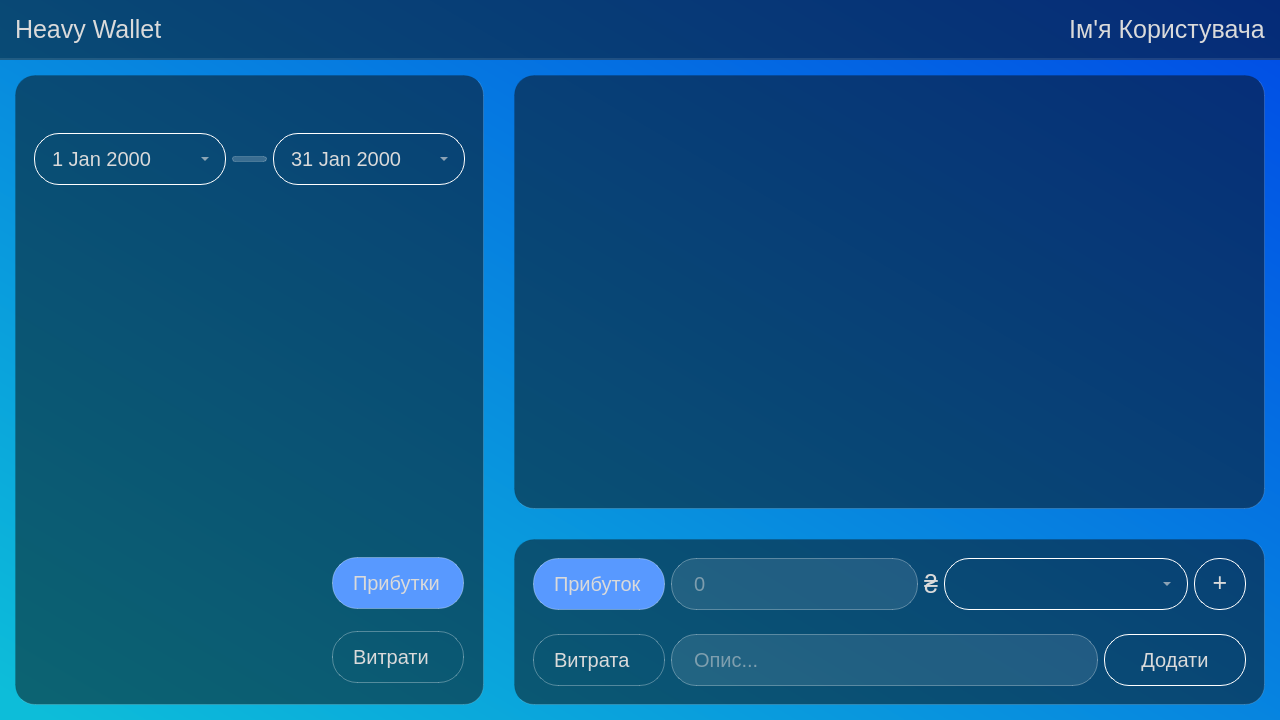
<?xml version="1.0" encoding="UTF-8"?>
<ui version="4.0">
 <class>MainWindow</class>
 <widget class="QMainWindow" name="MainWindow">
  <property name="geometry">
   <rect>
    <x>0</x>
    <y>0</y>
    <width>1280</width>
    <height>720</height>
   </rect>
  </property>
  <property name="windowTitle">
   <string>Heavy Wallet</string>
  </property>
  <property name="windowIcon">
   <iconset>
    <normaloff>:/images/login.png</normaloff>:/images/login.png</iconset>
  </property>
  <property name="windowOpacity">
   <double>1.000000000000000</double>
  </property>
  <property name="styleSheet">
   <string notr="true">*{
	color:rgb(218, 218, 218);
}

#centralwidget{
	background: qlineargradient(spread:pad, x1:0, y1:0.960227, x2:1, y2:0, stop:0 rgba(13, 189, 217, 255), stop:1 rgba(0, 75, 230, 255))
}

#header, #addTransactionFrame, #pieChartFrame, #transactionListFrame{
 background: rgba(10,10,10,0.5);
 border: 2px solid rgba(255,255,255,0.1);
 border-left-width: 0;
 border-top-width: 0;
 border-right-width: 0;
}

#userName, #settingsIcon{
	margin: 0 15px;
	font-size: 25px;
	border-style: none;
}

#addTransactionFrame, #pieChartFrame, #transactionListFrame{
 border-radius: 20px;
 border: 1px solid rgba(255,255,255,0.15);
 
 border-left-color: rgba(0,0,0,0.1);
 border-top-color: rgba(0,0,0,0.1);
 
}

#body{
 border-style:none;
}

QLabel{
 font-size: 25px;
}
	
#addTransactionFrameBottom, #addTransactionFrameTop{
 border-style: none;
}

#addTransactionButton{
 height: 50px;
 width: 140px;
 border-radius: 25px;
 background: transparent;
 border: 1px solid white;
 font-size: 20px;
}

#addTransactionButton::hover{
 background: rgb(88, 153, 255);
 border-style: none;
}

QLineEdit{
 	border: 1px solid rgba(255,255,255,0.3);
 	background: rgba(255,255,255,0.1);
 	height: 50px;
 	border-radius: 25px;
 	font-size: 20px;
 	padding: 0 20px;
 	color: rgba(218,218,218);
}

QLineEdit[text=&quot;&quot;]{
	color: rgba(255,255,255,0.6);
}

#categoryComboBox{
 	height: 50px;
 	width: 200px;
 	border-radius: 25px;
 	background: transparent;
 	border: 1px solid white;
	font-size: 20px;
}

#categoryComboBox::drop-down{
	width: 40px;
	height: 20px;
	subcontrol-position: right;
}

QRadioButton{
	font-size: 20px;
	height: 50px;
	width: 110px;
	border: 1px solid rgba(255,255,255,0.3);
	border-radius: 25px;
}

QRadioButton:checked{
	background: rgb(88, 153, 255);
}

QRadioButton::indicator{
	border-style: none;
}

QListWidget{
	background: rgba(0,0,0,0);
	border-style: none;
}

#TransactionsList::item{
	background: rgba(255,255,255,0.2);
	border-radius: 20px;
	border: 1px solid rgba( 255, 255, 255, 0.18 );
}

#TransactionsList::item::hover{
	background: rgba(255,255,255,0.5) ;
}

#dateEditFrame{
	background: transparent;
	border-style:none;
}

#fromDateEdit, #toDateEdit{
 	height: 50px;
 	border-radius: 25px;
 	background: transparent;
 	border: 1px solid white;
	font-size: 20px;
	padding-left: 15px;
	margin-right: 0px;
}

#fromDateEdit:drop-down, #toDateEdit:drop-down{
	width: 40px;
	height: 20px;
	subcontrol-position: right;
}

#dateDivisionLine{
	background: rgba(255,255,255,0.2);
	border: 1px solid rgba( 255, 255, 255, 0.18 );
	border-radius: 3px;
}

#addCategoryButton{
 	height: 47px;
 	width: 50px;
 	border-radius: 25px;
 	background: transparent;
 	border: 1px solid white;
	font-size: 25px;
	padding-bottom:3px;
}

#addCategoryButton::hover{
 background: rgb(88, 153, 255);
 border-style: none;
}

#legendList,  #legend{
	background: transparent;
	border-style: none;
}

#legendList::item{
	background: transparent;
	font-size: 15px;
}

#legendList::item::hover{
	background: rgba(255,255,255,0.5) ;
}</string>
  </property>
  <widget class="QWidget" name="centralwidget">
   <layout class="QVBoxLayout" name="verticalLayout">
    <property name="spacing">
     <number>0</number>
    </property>
    <property name="leftMargin">
     <number>0</number>
    </property>
    <property name="topMargin">
     <number>0</number>
    </property>
    <property name="rightMargin">
     <number>0</number>
    </property>
    <property name="bottomMargin">
     <number>0</number>
    </property>
    <item>
     <widget class="QFrame" name="header">
      <property name="sizePolicy">
       <sizepolicy hsizetype="Preferred" vsizetype="Fixed">
        <horstretch>100</horstretch>
        <verstretch>0</verstretch>
       </sizepolicy>
      </property>
      <property name="minimumSize">
       <size>
        <width>0</width>
        <height>60</height>
       </size>
      </property>
      <property name="maximumSize">
       <size>
        <width>16777215</width>
        <height>60</height>
       </size>
      </property>
      <property name="frameShape">
       <enum>QFrame::StyledPanel</enum>
      </property>
      <property name="frameShadow">
       <enum>QFrame::Raised</enum>
      </property>
      <layout class="QHBoxLayout" name="horizontalLayout">
       <property name="spacing">
        <number>0</number>
       </property>
       <property name="leftMargin">
        <number>15</number>
       </property>
       <property name="topMargin">
        <number>0</number>
       </property>
       <property name="rightMargin">
        <number>0</number>
       </property>
       <property name="bottomMargin">
        <number>0</number>
       </property>
       <item>
        <widget class="QLabel" name="logoName">
         <property name="sizePolicy">
          <sizepolicy hsizetype="Preferred" vsizetype="Preferred">
           <horstretch>10</horstretch>
           <verstretch>0</verstretch>
          </sizepolicy>
         </property>
         <property name="text">
          <string>Heavy Wallet</string>
         </property>
        </widget>
       </item>
       <item>
        <widget class="QLabel" name="userIcon">
         <property name="maximumSize">
          <size>
           <width>60</width>
           <height>60</height>
          </size>
         </property>
         <property name="text">
          <string/>
         </property>
         <property name="pixmap">
          <pixmap resource="../resources/src.qrc">:/new/img/user_icon.png</pixmap>
         </property>
         <property name="alignment">
          <set>Qt::AlignCenter</set>
         </property>
        </widget>
       </item>
       <item>
        <widget class="QPushButton" name="userName">
         <property name="sizePolicy">
          <sizepolicy hsizetype="Minimum" vsizetype="Preferred">
           <horstretch>0</horstretch>
           <verstretch>0</verstretch>
          </sizepolicy>
         </property>
         <property name="cursor">
          <cursorShape>PointingHandCursor</cursorShape>
         </property>
         <property name="text">
          <string>Ім'я Користувача</string>
         </property>
        </widget>
       </item>
      </layout>
     </widget>
    </item>
    <item>
     <widget class="QFrame" name="body">
      <property name="sizePolicy">
       <sizepolicy hsizetype="Preferred" vsizetype="Preferred">
        <horstretch>100</horstretch>
        <verstretch>1</verstretch>
       </sizepolicy>
      </property>
      <property name="frameShape">
       <enum>QFrame::StyledPanel</enum>
      </property>
      <property name="frameShadow">
       <enum>QFrame::Raised</enum>
      </property>
      <layout class="QGridLayout" name="gridLayout">
       <property name="leftMargin">
        <number>15</number>
       </property>
       <property name="topMargin">
        <number>15</number>
       </property>
       <property name="rightMargin">
        <number>15</number>
       </property>
       <property name="bottomMargin">
        <number>15</number>
       </property>
       <property name="spacing">
        <number>30</number>
       </property>
       <item row="0" column="1">
        <widget class="QFrame" name="transactionListFrame">
         <property name="sizePolicy">
          <sizepolicy hsizetype="Preferred" vsizetype="Preferred">
           <horstretch>8</horstretch>
           <verstretch>6</verstretch>
          </sizepolicy>
         </property>
         <property name="frameShape">
          <enum>QFrame::StyledPanel</enum>
         </property>
         <property name="frameShadow">
          <enum>QFrame::Raised</enum>
         </property>
         <layout class="QVBoxLayout" name="verticalLayout_4">
          <item>
           <widget class="QListWidget" name="TransactionsList">
            <property name="verticalScrollBarPolicy">
             <enum>Qt::ScrollBarAlwaysOff</enum>
            </property>
            <property name="horizontalScrollBarPolicy">
             <enum>Qt::ScrollBarAlwaysOff</enum>
            </property>
            <property name="spacing">
             <number>8</number>
            </property>
           </widget>
          </item>
         </layout>
        </widget>
       </item>
       <item row="0" column="0" rowspan="2">
        <widget class="QFrame" name="pieChartFrame">
         <property name="sizePolicy">
          <sizepolicy hsizetype="Preferred" vsizetype="Preferred">
           <horstretch>5</horstretch>
           <verstretch>1</verstretch>
          </sizepolicy>
         </property>
         <property name="frameShape">
          <enum>QFrame::HLine</enum>
         </property>
         <property name="frameShadow">
          <enum>QFrame::Raised</enum>
         </property>
         <layout class="QVBoxLayout" name="verticalLayout_3">
          <item>
           <widget class="QFrame" name="dateEditFrame">
            <property name="sizePolicy">
             <sizepolicy hsizetype="Preferred" vsizetype="Preferred">
              <horstretch>0</horstretch>
              <verstretch>0</verstretch>
             </sizepolicy>
            </property>
            <property name="minimumSize">
             <size>
              <width>0</width>
              <height>80</height>
             </size>
            </property>
            <property name="frameShape">
             <enum>QFrame::StyledPanel</enum>
            </property>
            <property name="frameShadow">
             <enum>QFrame::Raised</enum>
            </property>
            <layout class="QHBoxLayout" name="horizontalLayout_4">
             <item>
              <widget class="QDateEdit" name="fromDateEdit">
               <property name="sizePolicy">
                <sizepolicy hsizetype="Expanding" vsizetype="Fixed">
                 <horstretch>1</horstretch>
                 <verstretch>0</verstretch>
                </sizepolicy>
               </property>
               <property name="cursor">
                <cursorShape>PointingHandCursor</cursorShape>
               </property>
               <property name="calendarPopup">
                <bool>true</bool>
               </property>
              </widget>
             </item>
             <item>
              <widget class="QFrame" name="dateDivisionLine">
               <property name="sizePolicy">
                <sizepolicy hsizetype="Preferred" vsizetype="Preferred">
                 <horstretch>0</horstretch>
                 <verstretch>0</verstretch>
                </sizepolicy>
               </property>
               <property name="minimumSize">
                <size>
                 <width>35</width>
                 <height>6</height>
                </size>
               </property>
               <property name="maximumSize">
                <size>
                 <width>35</width>
                 <height>6</height>
                </size>
               </property>
               <property name="frameShape">
                <enum>QFrame::StyledPanel</enum>
               </property>
               <property name="frameShadow">
                <enum>QFrame::Raised</enum>
               </property>
              </widget>
             </item>
             <item>
              <widget class="QDateEdit" name="toDateEdit">
               <property name="sizePolicy">
                <sizepolicy hsizetype="Expanding" vsizetype="Fixed">
                 <horstretch>1</horstretch>
                 <verstretch>0</verstretch>
                </sizepolicy>
               </property>
               <property name="cursor">
                <cursorShape>PointingHandCursor</cursorShape>
               </property>
               <property name="dateTime">
                <datetime>
                 <hour>0</hour>
                 <minute>0</minute>
                 <second>0</second>
                 <year>2000</year>
                 <month>1</month>
                 <day>31</day>
                </datetime>
               </property>
               <property name="calendarPopup">
                <bool>true</bool>
               </property>
              </widget>
             </item>
            </layout>
           </widget>
          </item>
          <item>
           <widget class="QFrame" name="pieChartDonut">
            <property name="minimumSize">
             <size>
              <width>0</width>
              <height>300</height>
             </size>
            </property>
            <property name="styleSheet">
             <string notr="true">QFrame{
	background: transparent;
}</string>
            </property>
            <layout class="QVBoxLayout" name="pieChart">
             <property name="spacing">
              <number>0</number>
             </property>
             <property name="leftMargin">
              <number>0</number>
             </property>
             <property name="topMargin">
              <number>0</number>
             </property>
             <property name="rightMargin">
              <number>0</number>
             </property>
             <property name="bottomMargin">
              <number>0</number>
             </property>
            </layout>
           </widget>
          </item>
          <item>
           <widget class="QFrame" name="legend">
            <property name="minimumSize">
             <size>
              <width>0</width>
              <height>150</height>
             </size>
            </property>
            <property name="frameShape">
             <enum>QFrame::StyledPanel</enum>
            </property>
            <property name="frameShadow">
             <enum>QFrame::Raised</enum>
            </property>
            <layout class="QGridLayout" name="gridLayout_3">
             <property name="leftMargin">
              <number>0</number>
             </property>
             <property name="topMargin">
              <number>0</number>
             </property>
             <property name="rightMargin">
              <number>10</number>
             </property>
             <property name="bottomMargin">
              <number>0</number>
             </property>
             <property name="spacing">
              <number>10</number>
             </property>
             <item row="1" column="1">
              <widget class="QRadioButton" name="expencesLegendRadioButton">
               <property name="cursor">
                <cursorShape>PointingHandCursor</cursorShape>
               </property>
               <property name="text">
                <string>Витрати</string>
               </property>
              </widget>
             </item>
             <item row="0" column="1">
              <widget class="QRadioButton" name="incomesLegendRadioButton">
               <property name="cursor">
                <cursorShape>PointingHandCursor</cursorShape>
               </property>
               <property name="text">
                <string>Прибутки</string>
               </property>
               <property name="checked">
                <bool>true</bool>
               </property>
              </widget>
             </item>
             <item row="0" column="0" rowspan="2">
              <widget class="QListWidget" name="legendList"/>
             </item>
            </layout>
           </widget>
          </item>
         </layout>
        </widget>
       </item>
       <item row="1" column="1">
        <widget class="QFrame" name="addTransactionFrame">
         <property name="sizePolicy">
          <sizepolicy hsizetype="Preferred" vsizetype="Preferred">
           <horstretch>6</horstretch>
           <verstretch>2</verstretch>
          </sizepolicy>
         </property>
         <property name="frameShape">
          <enum>QFrame::StyledPanel</enum>
         </property>
         <property name="frameShadow">
          <enum>QFrame::Raised</enum>
         </property>
         <layout class="QVBoxLayout" name="verticalLayout_2">
          <item>
           <widget class="QFrame" name="addTransactionFrameTop">
            <property name="frameShape">
             <enum>QFrame::StyledPanel</enum>
            </property>
            <property name="frameShadow">
             <enum>QFrame::Raised</enum>
            </property>
            <layout class="QHBoxLayout" name="horizontalLayout_3">
             <item>
              <widget class="QRadioButton" name="incomeRadioButton">
               <property name="sizePolicy">
                <sizepolicy hsizetype="Fixed" vsizetype="Fixed">
                 <horstretch>0</horstretch>
                 <verstretch>0</verstretch>
                </sizepolicy>
               </property>
               <property name="cursor">
                <cursorShape>PointingHandCursor</cursorShape>
               </property>
               <property name="text">
                <string>Прибуток</string>
               </property>
               <property name="checked">
                <bool>true</bool>
               </property>
               <attribute name="buttonGroup">
                <string notr="true">buttonGroup</string>
               </attribute>
              </widget>
             </item>
             <item>
              <widget class="QLineEdit" name="amountInputLine">
               <property name="sizePolicy">
                <sizepolicy hsizetype="Expanding" vsizetype="Fixed">
                 <horstretch>2</horstretch>
                 <verstretch>0</verstretch>
                </sizepolicy>
               </property>
               <property name="focusPolicy">
                <enum>Qt::ClickFocus</enum>
               </property>
               <property name="placeholderText">
                <string>0</string>
               </property>
              </widget>
             </item>
             <item>
              <widget class="QLabel" name="currencySign">
               <property name="text">
                <string>₴</string>
               </property>
              </widget>
             </item>
             <item>
              <widget class="QComboBox" name="categoryComboBox">
               <property name="sizePolicy">
                <sizepolicy hsizetype="Fixed" vsizetype="Fixed">
                 <horstretch>0</horstretch>
                 <verstretch>0</verstretch>
                </sizepolicy>
               </property>
               <property name="cursor">
                <cursorShape>PointingHandCursor</cursorShape>
               </property>
              </widget>
             </item>
             <item>
              <widget class="QPushButton" name="addCategoryButton">
               <property name="cursor">
                <cursorShape>PointingHandCursor</cursorShape>
               </property>
               <property name="text">
                <string>+</string>
               </property>
              </widget>
             </item>
            </layout>
           </widget>
          </item>
          <item>
           <widget class="QFrame" name="addTransactionFrameBottom">
            <property name="frameShape">
             <enum>QFrame::StyledPanel</enum>
            </property>
            <property name="frameShadow">
             <enum>QFrame::Raised</enum>
            </property>
            <layout class="QHBoxLayout" name="horizontalLayout_2">
             <item>
              <widget class="QRadioButton" name="expenceRadioButton">
               <property name="sizePolicy">
                <sizepolicy hsizetype="Fixed" vsizetype="Fixed">
                 <horstretch>0</horstretch>
                 <verstretch>0</verstretch>
                </sizepolicy>
               </property>
               <property name="cursor">
                <cursorShape>PointingHandCursor</cursorShape>
               </property>
               <property name="text">
                <string>Витрата</string>
               </property>
               <attribute name="buttonGroup">
                <string notr="true">buttonGroup</string>
               </attribute>
              </widget>
             </item>
             <item>
              <widget class="QLineEdit" name="descriptionInputLine">
               <property name="focusPolicy">
                <enum>Qt::ClickFocus</enum>
               </property>
               <property name="placeholderText">
                <string>Опис...</string>
               </property>
              </widget>
             </item>
             <item>
              <widget class="QPushButton" name="addTransactionButton">
               <property name="enabled">
                <bool>true</bool>
               </property>
               <property name="sizePolicy">
                <sizepolicy hsizetype="Fixed" vsizetype="Fixed">
                 <horstretch>0</horstretch>
                 <verstretch>0</verstretch>
                </sizepolicy>
               </property>
               <property name="cursor">
                <cursorShape>PointingHandCursor</cursorShape>
               </property>
               <property name="text">
                <string>Додати</string>
               </property>
               <property name="checkable">
                <bool>false</bool>
               </property>
              </widget>
             </item>
            </layout>
           </widget>
          </item>
         </layout>
        </widget>
       </item>
      </layout>
     </widget>
    </item>
   </layout>
  </widget>
  <widget class="QMenuBar" name="menubar">
   <property name="geometry">
    <rect>
     <x>0</x>
     <y>0</y>
     <width>1280</width>
     <height>21</height>
    </rect>
   </property>
  </widget>
 </widget>
 <tabstops>
  <tabstop>fromDateEdit</tabstop>
  <tabstop>toDateEdit</tabstop>
  <tabstop>TransactionsList</tabstop>
  <tabstop>incomeRadioButton</tabstop>
  <tabstop>expenceRadioButton</tabstop>
  <tabstop>categoryComboBox</tabstop>
  <tabstop>addTransactionButton</tabstop>
 </tabstops>
 <resources>
  <include location="../resources/src.qrc"/>
 </resources>
 <connections/>
 <buttongroups>
  <buttongroup name="buttonGroup"/>
 </buttongroups>
</ui>
